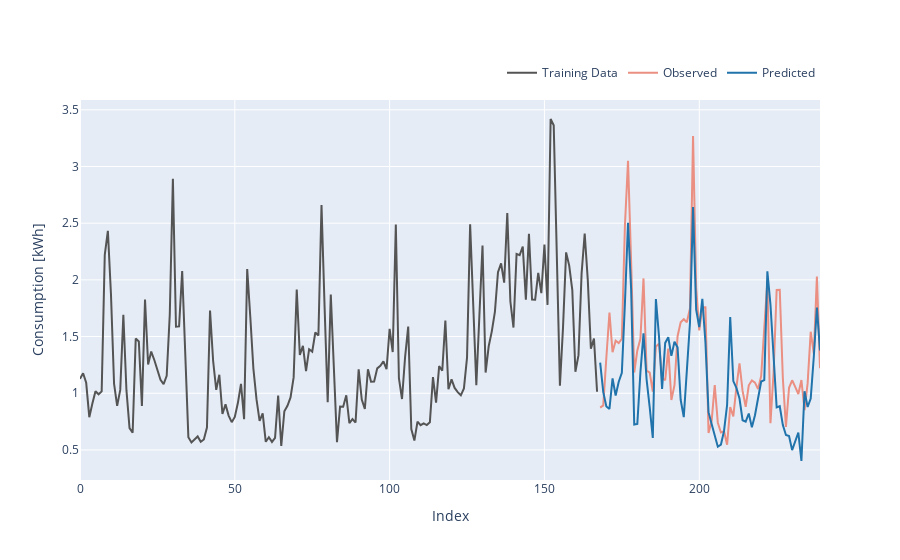

The cell this chart's notebook holds for it:
### Code cell
fig = go.Figure()

# fig.add_trace(go.Scatter(x=list(np.arange(start=WEEK, stop=WEEK + VALIDATION_RANGE)) + list(np.arange(start=WEEK, stop=WEEK + VALIDATION_RANGE))[::-1],
#                          y=list(prediction + epsilon) + list(prediction - epsilon)[::-1], # upper, then lower reversed
#                          fill='toself',
#                          fillcolor='rgba(0,100,80,0.2)',
#                          line=dict(color='rgba(255,255,255,0)'),
#                          hoverinfo="skip",
#                          showlegend=False
#                          ))

# fig.add_trace(go.Scatter(x=np.arange(start=0, stop=WEEK),
#                          y=pred_test,
#                          name='Training Data [Prediction]',
#                          mode='lines',
#                          line=dict(color='rgb(84, 0, 84)')))

fig.add_trace(go.Scatter(x=np.arange(start=WEEK-WEEK, stop=WEEK),
                         y=DATA[WEEK-WEEK:WEEK],
                         name='Training Data',
                         mode='lines',
                         line=dict(color='rgb(84, 84, 84)')))

fig.add_trace(go.Scatter(x=np.arange(start=WEEK, stop=WEEK + VALIDATION_RANGE),
                         y=actual,
                         name='Observed',
                         mode='lines',
                         line=dict(color='rgb(234,143,129)')))

fig.add_trace(go.Scatter(x=np.arange(start=WEEK, stop=WEEK + VALIDATION_RANGE),
                         y=prediction,
                         name='Predicted',
                         mode='lines',
                         line=dict(color='rgb(32,115,171)')))

fig.update_layout(
    xaxis_title="Index",
    yaxis_title="Consumption [kWh]",
    legend=dict(orientation="h",
                yanchor="top",
                y=1.11,
                xanchor="right",
                x=1))

fig.show()

### Figure 1 — Plotly figure (JSON) as saved in the notebook; plotly's stock layout.template omitted (floating-point values rounded to 4 significant figures; data arrays with more than 128 entries replaced by an {"elided": "..."} marker saying what was removed)
{"data": [{"line": {"color": "rgb(84, 84, 84)"}, "mode": "lines", "name": "Training Data", "x": {"elided": "168 int values"}, "y": {"elided": "168 float values"}, "type": "scatter"}, {"line": {"color": "rgb(234,143,129)"}, "mode": "lines", "name": "Observed", "x": [168, 169, 170, 171, 172, 173, 174, 175, 176, 177, 178, 179, 180, 181, 182, 183, 184, 185, 186, 187, 188, 189, 190, 191, 192, 193, 194, 195, 196, 197, 198, 199, 200, 201, 202, 203, 204, 205, 206, 207, 208, 209, 210, 211, 212, 213, 214, 215, 216, 217, 218, 219, 220, 221, 222, 223, 224, 225, 226, 227, 228, 229, 230, 231, 232, 233, 234, 235, 236, 237, 238, 239], "y": [0.873, 0.8932, 1.315, 1.712, 1.362, 1.464, 1.443, 1.481, 2.48, 3.049, 2.157, 1.183, 1.378, 1.481, 2.013, 1.199, 1.181, 1.014, 1.413, 1.437, 1.135, 1.115, 1.393, 0.9409, 1.071, 1.503, 1.625, 1.653, 1.627, 1.747, 3.268, 1.932, 1.554, 1.757, 1.758, 0.649, 0.7538, 1.072, 0.7404, 0.6542, 0.665, 0.5467, 0.8785, 0.7965, 1.052, 1.264, 1.02, 0.8811, 1.071, 1.113, 1.094, 1.037, 1.151, 1.54, 1.991, 0.7364, 1.179, 1.91, 1.912, 1.133, 0.7036, 1.048, 1.115, 1.056, 0.9935, 1.117, 0.8516, 1.087, 1.543, 1.349, 2.029, 1.221], "type": "scatter"}, {"line": {"color": "rgb(32,115,171)"}, "mode": "lines", "name": "Predicted", "x": [168, 169, 170, 171, 172, 173, 174, 175, 176, 177, 178, 179, 180, 181, 182, 183, 184, 185, 186, 187, 188, 189, 190, 191, 192, 193, 194, 195, 196, 197, 198, 199, 200, 201, 202, 203, 204, 205, 206, 207, 208, 209, 210, 211, 212, 213, 214, 215, 216, 217, 218, 219, 220, 221, 222, 223, 224, 225, 226, 227, 228, 229, 230, 231, 232, 233, 234, 235, 236, 237, 238, 239], "y": [1.27, 1.01, 0.8832, 0.8624, 1.13, 0.9806, 1.102, 1.181, 1.796, 2.504, 1.919, 0.7251, 0.7301, 1.185, 1.528, 1.12, 0.8763, 0.6056, 1.83, 1.502, 1.039, 1.444, 1.494, 1.329, 1.454, 1.404, 0.9424, 0.7898, 1.202, 1.62, 2.643, 1.737, 1.583, 1.832, 1.449, 0.8335, 0.7283, 0.6155, 0.5286, 0.5467, 0.6673, 0.8978, 1.672, 1.107, 1.047, 0.9538, 0.7619, 0.7492, 0.8217, 0.6991, 0.806, 0.9557, 1.104, 1.117, 2.075, 1.782, 1.328, 0.8752, 0.8856, 0.7195, 0.6315, 0.6231, 0.4983, 0.5781, 0.6537, 0.4025, 1.017, 0.8785, 0.9533, 1.322, 1.756, 1.377], "type": "scatter"}], "layout": {"legend": {"orientation": "h", "yanchor": "top", "y": 1.11, "xanchor": "right", "x": 1}, "xaxis": {"title": {"text": "Index"}}, "yaxis": {"title": {"text": "Consumption [kWh]"}}}}
